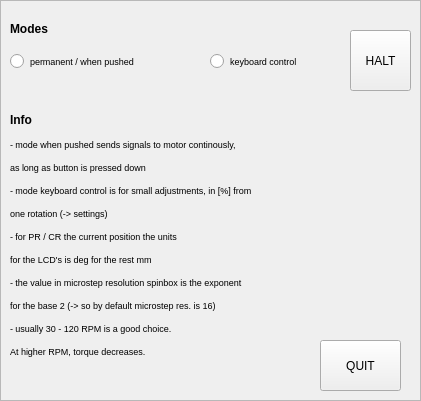
   <widget class="QFrame" name="frame">
    <property name="geometry">
     <rect>
      <x>20</x>
      <y>250</y>
      <width>421</width>
      <height>401</height>
     </rect>
    </property>
    <property name="focusPolicy">
     <enum>Qt::WheelFocus</enum>
    </property>
    <property name="frameShape">
     <enum>QFrame::StyledPanel</enum>
    </property>
    <property name="frameShadow">
     <enum>QFrame::Raised</enum>
    </property>
    <widget class="QLabel" name="label_494">
     <property name="geometry">
      <rect>
       <x>10</x>
       <y>90</y>
       <width>391</width>
       <height>331</height>
      </rect>
     </property>
     <property name="text">
      <string>&lt;html&gt;&lt;head/&gt;&lt;body&gt;&lt;p&gt;&lt;span style=&quot; font-weight:600;&quot;&gt;Info&lt;/span&gt;&lt;/p&gt;&lt;p&gt;&lt;span style=&quot; font-size:7pt;&quot;&gt;- mode when pushed sends signals to motor continously,&lt;/span&gt;&lt;/p&gt;&lt;p&gt;&lt;span style=&quot; font-size:7pt;&quot;&gt;as long as button is pressed down &lt;/span&gt;&lt;/p&gt;&lt;p&gt;&lt;span style=&quot; font-size:7pt;&quot;&gt;- mode keyboard control is for small adjustments, in [%] from &lt;/span&gt;&lt;/p&gt;&lt;p&gt;&lt;span style=&quot; font-size:7pt;&quot;&gt;one rotation (-&amp;gt; settings)&lt;/span&gt;&lt;/p&gt;&lt;p&gt;&lt;span style=&quot; font-size:7pt;&quot;&gt;- for PR / CR the current position the units&lt;/span&gt;&lt;/p&gt;&lt;p&gt;&lt;span style=&quot; font-size:7pt;&quot;&gt;for the LCD's is deg for the rest mm&lt;/span&gt;&lt;/p&gt;&lt;p&gt;&lt;span style=&quot; font-size:7pt;&quot;&gt;- the value in microstep resolution spinbox is the exponent&lt;/span&gt;&lt;/p&gt;&lt;p&gt;&lt;span style=&quot; font-size:7pt;&quot;&gt;for the base 2 (-&amp;gt; so by default microstep res. is 16)&lt;/span&gt;&lt;/p&gt;&lt;p&gt;&lt;span style=&quot; font-size:7pt;&quot;&gt;- usually 30 - 120 RPM is a good choice. &lt;/span&gt;&lt;/p&gt;&lt;p&gt;&lt;span style=&quot; font-size:7pt;&quot;&gt;At higher RPM, torque decreases.&lt;/span&gt;&lt;/p&gt;&lt;p&gt;&lt;br/&gt;&lt;/p&gt;&lt;/body&gt;&lt;/html&gt;</string>
     </property>
    </widget>
    <widget class="QLabel" name="label_11">
     <property name="geometry">
      <rect>
       <x>10</x>
       <y>20</y>
       <width>68</width>
       <height>19</height>
      </rect>
     </property>
     <property name="text">
      <string>&lt;html&gt;&lt;head/&gt;&lt;body&gt;&lt;p&gt;&lt;span style=&quot; font-weight:600;&quot;&gt;Modes &lt;/span&gt;&lt;/p&gt;&lt;/body&gt;&lt;/html&gt;</string>
     </property>
    </widget>
    <widget class="QRadioButton" name="radioB_permanent_when_pushed">
     <property name="geometry">
      <rect>
       <x>10</x>
       <y>50</y>
       <width>191</width>
       <height>23</height>
      </rect>
     </property>
     <property name="font">
      <font>
       <pointsize>7</pointsize>
      </font>
     </property>
     <property name="focusPolicy">
      <enum>Qt::StrongFocus</enum>
     </property>
     <property name="text">
      <string>permanent / when pushed</string>
     </property>
     <attribute name="buttonGroup">
      <string notr="true">buttonGroup</string>
     </attribute>
    </widget>
    <widget class="QRadioButton" name="radioB_key_control">
     <property name="geometry">
      <rect>
       <x>210</x>
       <y>50</y>
       <width>141</width>
       <height>23</height>
      </rect>
     </property>
     <property name="font">
      <font>
       <pointsize>7</pointsize>
      </font>
     </property>
     <property name="focusPolicy">
      <enum>Qt::StrongFocus</enum>
     </property>
     <property name="text">
      <string>keyboard control</string>
     </property>
     <attribute name="buttonGroup">
      <string notr="true">buttonGroup</string>
     </attribute>
    </widget>
    <widget class="QPushButton" name="pushB_quit">
     <property name="geometry">
      <rect>
       <x>320</x>
       <y>340</y>
       <width>81</width>
       <height>51</height>
      </rect>
     </property>
     <property name="text">
      <string>QUIT</string>
     </property>
    </widget>
    <widget class="QPushButton" name="pushB_halt">
     <property name="geometry">
      <rect>
       <x>350</x>
       <y>30</y>
       <width>61</width>
       <height>61</height>
      </rect>
     </property>
     <property name="text">
      <string>HALT</string>
     </property>
    </widget>
   </widget>
